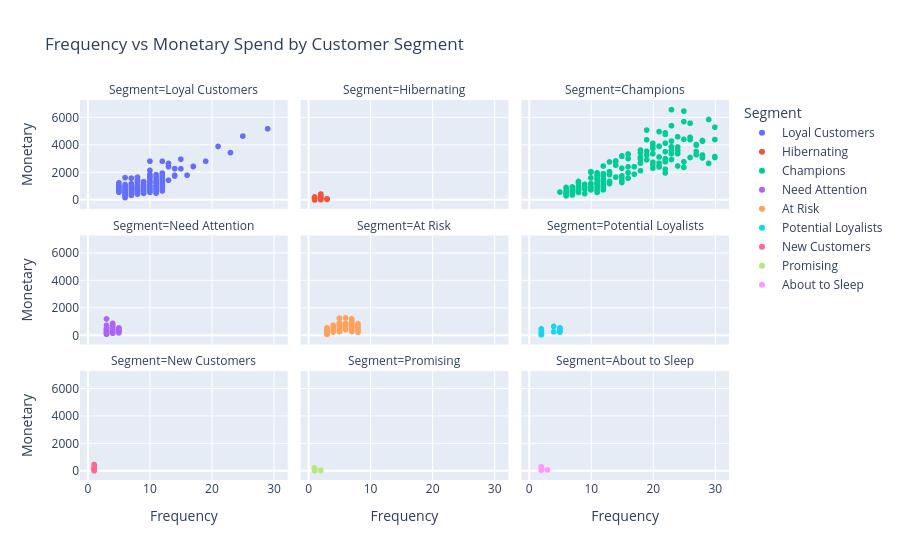

The code cell stored with this chart in its notebook:
### Code cell
import plotly.express as px

# Create a grid of scatter plots, one for each Segment
fig = px.scatter(
    fm, 
    x='Frequency', 
    y='Monetary',
    color='Segment',          # Optional: Color-codes the dots by segment
    facet_col='Segment',      # This splits the data into separate charts based on Segment
    facet_col_wrap=3,         # This forces a new row after exactly 3 charts
    title='Frequency vs Monetary Spend by Customer Segment'
)

# Display the interactive grid in the output
fig.show()

### Figure 1 — Plotly figure (JSON) as saved in the notebook; plotly's stock layout.template omitted (floating-point values rounded to 4 significant figures; data arrays with more than 128 entries replaced by an {"elided": "..."} marker saying what was removed)
{"data": [{"hovertemplate": "Segment=Loyal Customers<br>Frequency=%{x}<br>Monetary=%{y}<extra></extra>", "legendgroup": "Loyal Customers", "marker": {"color": "#636efa", "symbol": "circle"}, "mode": "markers", "name": "Loyal Customers", "showlegend": true, "type": "scattergl", "x": {"elided": "363 int values"}, "xaxis": "x7", "y": {"elided": "363 float values"}, "yaxis": "y7"}, {"hovertemplate": "Segment=Hibernating<br>Frequency=%{x}<br>Monetary=%{y}<extra></extra>", "legendgroup": "Hibernating", "marker": {"color": "#EF553B", "symbol": "circle"}, "mode": "markers", "name": "Hibernating", "showlegend": true, "type": "scattergl", "x": {"elided": "381 int values"}, "xaxis": "x8", "y": {"elided": "381 float values"}, "yaxis": "y8"}, {"hovertemplate": "Segment=Champions<br>Frequency=%{x}<br>Monetary=%{y}<extra></extra>", "legendgroup": "Champions", "marker": {"color": "#00cc96", "symbol": "circle"}, "mode": "markers", "name": "Champions", "showlegend": true, "type": "scattergl", "x": {"elided": "190 int values"}, "xaxis": "x9", "y": {"elided": "190 float values"}, "yaxis": "y9"}, {"hovertemplate": "Segment=Need Attention<br>Frequency=%{x}<br>Monetary=%{y}<extra></extra>", "legendgroup": "Need Attention", "marker": {"color": "#ab63fa", "symbol": "circle"}, "mode": "markers", "name": "Need Attention", "showlegend": true, "type": "scattergl", "x": [3, 5, 3, 3, 5, 4, 3, 5, 4, 4, 4, 3, 3, 3, 5, 3, 3, 4, 5, 4, 4, 5, 5, 4, 5, 3, 4, 5, 5, 3, 4, 4, 4, 4, 3, 5, 5, 3, 4, 4, 4, 5, 5, 5, 3, 3, 3, 3, 4, 3, 3, 5, 5, 4, 5, 4, 3, 3, 4, 3, 3, 3, 3, 5, 5, 4, 5, 5, 3, 5, 3, 5, 5, 5, 3, 5, 3, 3, 3, 3, 5, 4, 3, 4, 4, 4, 4, 3, 5, 3, 4, 3, 3, 4, 5, 5, 5, 3, 4, 3, 3, 3, 3, 3, 3, 4, 4, 4, 5, 3], "xaxis": "x4", "y": [187.1, 535.5, 322.0, 256.4, 263.3, 350.6, 155.1, 532.9, 552.1, 546.4, 346.7, 733.7, 108.9, 418.3, 390.8, 185.4, 123.6, 245.3, 497.3, 349.1, 873.9, 473.2, 389.6, 455.9, 312.8, 215.4, 207.4, 508.8, 280.7, 520.1, 323.3, 351.3, 156.6, 558.2, 163.6, 376.8, 311.1, 320.0, 246.0, 181.4, 243.8, 535.7, 341.6, 515.4, 85.39, 432.9, 173.8, 150.9, 498.9, 493.9, 429.0, 441.4, 286.7, 236.8, 452.6, 318.9, 154.9, 215.7, 691.2, 87.47, 147.2, 157.6, 334.3, 279.8, 537.6, 609.5, 183.3, 455.5, 1202.0, 536.1, 114.3, 340.3, 438.2, 252.8, 363.7, 528.0, 477.8, 256.5, 311.8, 96.82, 225.1, 303.0, 265.7, 697.2, 176.9, 645.9, 207.4, 299.0, 393.4, 473.6, 619.4, 299.9, 137.5, 357.8, 455.0, 398.6, 413.8, 486.6, 710.4, 96.67, 537.6, 187.9, 372.7, 229.6, 87.33, 529.7, 589.9, 379.0, 319.3, 262.4], "yaxis": "y4"}, {"hovertemplate": "Segment=At Risk<br>Frequency=%{x}<br>Monetary=%{y}<extra></extra>", "legendgroup": "At Risk", "marker": {"color": "#FFA15A", "symbol": "circle"}, "mode": "markers", "name": "At Risk", "showlegend": true, "type": "scattergl", "x": {"elided": "219 int values"}, "xaxis": "x5", "y": {"elided": "219 float values"}, "yaxis": "y5"}, {"hovertemplate": "Segment=Potential Loyalists<br>Frequency=%{x}<br>Monetary=%{y}<extra></extra>", "legendgroup": "Potential Loyalists", "marker": {"color": "#19d3f3", "symbol": "circle"}, "mode": "markers", "name": "Potential Loyalists", "showlegend": true, "type": "scattergl", "x": [2, 2, 2, 2, 2, 2, 2, 5, 2, 2, 2, 2, 5, 2, 2, 2, 2, 2, 2, 2, 2, 5, 2, 2, 2, 2, 2, 5, 2, 2, 2, 2, 2, 2, 5, 2, 2, 2, 2, 2, 2, 2, 5, 2, 2, 2, 2, 2, 2, 2, 2, 2, 2, 5, 5, 2, 2, 2, 2, 4, 2, 2, 2, 2, 5, 2, 2, 2, 2, 2, 2, 2, 2, 2, 2, 2, 2, 2, 2, 5, 4, 2, 5, 5, 5, 2, 2, 2, 2, 2, 2, 2, 2, 2, 2, 2, 2, 2, 2, 5, 5, 5, 2, 2], "xaxis": "x6", "y": [251.5, 255.8, 459.4, 95.94, 123.1, 357.5, 167.0, 387.2, 118.6, 103.1, 48.79, 55.82, 377.2, 210.6, 79.37, 181.3, 233.9, 107.1, 266.4, 132.7, 73.61, 546.5, 188.0, 371.5, 111.1, 76.11, 54.3, 484.0, 74.88, 205.9, 119.6, 230.7, 63.6, 163.9, 397.1, 159.1, 296.3, 166.5, 47.4, 94.73, 56.63, 103.2, 487.5, 114.6, 56.62, 129.4, 99.85, 228.5, 51.17, 167.5, 127.4, 127.7, 276.2, 534.3, 257.1, 118.1, 53.84, 98.43, 81.37, 259.1, 152.1, 167.0, 174.9, 87.24, 464.9, 473.0, 118.0, 90.73, 241.8, 147.6, 92.24, 160.6, 80.57, 66.28, 142.2, 106.6, 130.0, 80.42, 454.1, 528.5, 653.8, 98.09, 341.1, 242.8, 334.5, 100.3, 87.71, 74.0, 93.49, 194.2, 171.4, 148.0, 190.2, 101.4, 115.9, 116.8, 63.33, 217.4, 192.4, 384.3, 435.5, 456.7, 100.1, 242.3], "yaxis": "y6"}, {"hovertemplate": "Segment=New Customers<br>Frequency=%{x}<br>Monetary=%{y}<extra></extra>", "legendgroup": "New Customers", "marker": {"color": "#FF6692", "symbol": "circle"}, "mode": "markers", "name": "New Customers", "showlegend": true, "type": "scattergl", "x": [1, 1, 1, 1, 1, 1, 1, 1, 1, 1, 1, 1, 1, 1, 1, 1, 1, 1, 1, 1, 1, 1, 1, 1, 1, 1, 1, 1, 1, 1, 1, 1, 1, 1, 1, 1, 1, 1, 1, 1, 1, 1, 1, 1, 1, 1, 1, 1, 1, 1, 1, 1, 1, 1, 1, 1, 1, 1, 1, 1, 1, 1, 1, 1, 1, 1, 1, 1, 1, 1, 1, 1], "xaxis": "x", "y": [39.51, 32.78, 33.95, 88.38, 75.01, 29.14, 49.79, 104.6, 73.85, 93.89, 92.06, 40.49, 222.1, 116.7, 67.23, 139.6, 95.43, 254.2, 84.88, 49.06, 33.46, 41.6, 215.4, 25.36, 46.99, 29.01, 267.8, 3.39, 69.28, 93.57, 20.45, 122.3, 13.85, 20.87, 172.9, 54.11, 93.28, 12.62, 66.23, 23.96, 152.4, 21.84, 71.73, 69.73, 99.06, 65.93, 85.3, 38.66, 30.23, 48.85, 177.5, 74.99, 409.1, 52.32, 250.2, 66.47, 32.41, 87.52, 29.22, 35.7, 58.21, 98.58, 89.02, 45.5, 71.13, 40.25, 42.82, 465.8, 194.2, 18.78, 59.25, 56.89], "yaxis": "y"}, {"hovertemplate": "Segment=Promising<br>Frequency=%{x}<br>Monetary=%{y}<extra></extra>", "legendgroup": "Promising", "marker": {"color": "#B6E880", "symbol": "circle"}, "mode": "markers", "name": "Promising", "showlegend": true, "type": "scattergl", "x": [1, 1, 1, 1, 1, 1, 1, 1, 1, 1, 1, 1, 1, 1, 2, 1, 1, 1, 1, 1, 2, 1, 1, 1, 2, 2, 1, 1], "xaxis": "x2", "y": [71.83, 46.57, 179.0, 47.62, 221.0, 14.79, 91.55, 83.31, 41.79, 31.92, 107.0, 4.68, 33.82, 82.63, 42.74, 82.68, 221.0, 118.6, 53.21, 31.44, 42.81, 110.2, 42.45, 69.32, 37.14, 25.44, 82.17, 103.7], "yaxis": "y2"}, {"hovertemplate": "Segment=About to Sleep<br>Frequency=%{x}<br>Monetary=%{y}<extra></extra>", "legendgroup": "About to Sleep", "marker": {"color": "#FF97FF", "symbol": "circle"}, "mode": "markers", "name": "About to Sleep", "showlegend": true, "type": "scattergl", "x": [2, 2, 2, 2, 2, 2, 2, 2, 2, 2, 2, 2, 2, 2, 2, 2, 2, 2, 2, 2, 2, 2, 2, 2, 2, 2, 2, 2, 2, 2, 3, 2, 2], "xaxis": "x3", "y": [137.3, 140.1, 186.0, 168.5, 192.1, 64.73, 65.53, 155.9, 38.98, 158.7, 131.8, 93.64, 81.97, 174.7, 171.4, 77.94, 231.4, 310.2, 222.6, 119.7, 189.4, 79.68, 153.7, 121.2, 203.1, 53.47, 110.2, 309.9, 153.5, 88.45, 68.9, 106.9, 133.4], "yaxis": "y3"}], "layout": {"annotations": [{"font": {}, "showarrow": false, "text": "Segment=New Customers", "x": 0.16, "xanchor": "center", "xref": "paper", "y": 0.2867, "yanchor": "bottom", "yref": "paper"}, {"font": {}, "showarrow": false, "text": "Segment=Promising", "x": 0.5, "xanchor": "center", "xref": "paper", "y": 0.2867, "yanchor": "bottom", "yref": "paper"}, {"font": {}, "showarrow": false, "text": "Segment=About to Sleep", "x": 0.84, "xanchor": "center", "xref": "paper", "y": 0.2867, "yanchor": "bottom", "yref": "paper"}, {"font": {}, "showarrow": false, "text": "Segment=Need Attention", "x": 0.16, "xanchor": "center", "xref": "paper", "y": 0.6433, "yanchor": "bottom", "yref": "paper"}, {"font": {}, "showarrow": false, "text": "Segment=At Risk", "x": 0.5, "xanchor": "center", "xref": "paper", "y": 0.6433, "yanchor": "bottom", "yref": "paper"}, {"font": {}, "showarrow": false, "text": "Segment=Potential Loyalists", "x": 0.84, "xanchor": "center", "xref": "paper", "y": 0.6433, "yanchor": "bottom", "yref": "paper"}, {"font": {}, "showarrow": false, "text": "Segment=Loyal Customers", "x": 0.16, "xanchor": "center", "xref": "paper", "y": 1.0, "yanchor": "bottom", "yref": "paper"}, {"font": {}, "showarrow": false, "text": "Segment=Hibernating", "x": 0.5, "xanchor": "center", "xref": "paper", "y": 1.0, "yanchor": "bottom", "yref": "paper"}, {"font": {}, "showarrow": false, "text": "Segment=Champions", "x": 0.84, "xanchor": "center", "xref": "paper", "y": 1.0, "yanchor": "bottom", "yref": "paper"}], "legend": {"title": {"text": "Segment"}, "tracegroupgap": 0}, "title": {"text": "Frequency vs Monetary Spend by Customer Segment"}, "xaxis": {"anchor": "y", "domain": [0, 0.32], "title": {"text": "Frequency"}}, "xaxis2": {"anchor": "y2", "domain": [0.34, 0.66], "matches": "x", "title": {"text": "Frequency"}}, "xaxis3": {"anchor": "y3", "domain": [0.68, 1.0], "matches": "x", "title": {"text": "Frequency"}}, "xaxis4": {"anchor": "y4", "domain": [0, 0.32], "matches": "x", "showticklabels": false}, "xaxis5": {"anchor": "y5", "domain": [0.34, 0.66], "matches": "x", "showticklabels": false}, "xaxis6": {"anchor": "y6", "domain": [0.68, 1.0], "matches": "x", "showticklabels": false}, "xaxis7": {"anchor": "y7", "domain": [0, 0.32], "matches": "x", "showticklabels": false}, "xaxis8": {"anchor": "y8", "domain": [0.34, 0.66], "matches": "x", "showticklabels": false}, "xaxis9": {"anchor": "y9", "domain": [0.68, 1.0], "matches": "x", "showticklabels": false}, "yaxis": {"anchor": "x", "domain": [0, 0.2867], "title": {"text": "Monetary"}}, "yaxis2": {"anchor": "x2", "domain": [0, 0.2867], "matches": "y", "showticklabels": false}, "yaxis3": {"anchor": "x3", "domain": [0, 0.2867], "matches": "y", "showticklabels": false}, "yaxis4": {"anchor": "x4", "domain": [0.3567, 0.6433], "matches": "y", "title": {"text": "Monetary"}}, "yaxis5": {"anchor": "x5", "domain": [0.3567, 0.6433], "matches": "y", "showticklabels": false}, "yaxis6": {"anchor": "x6", "domain": [0.3567, 0.6433], "matches": "y", "showticklabels": false}, "yaxis7": {"anchor": "x7", "domain": [0.7133, 1.0], "matches": "y", "title": {"text": "Monetary"}}, "yaxis8": {"anchor": "x8", "domain": [0.7133, 1.0], "matches": "y", "showticklabels": false}, "yaxis9": {"anchor": "x9", "domain": [0.7133, 1.0], "matches": "y", "showticklabels": false}}}
